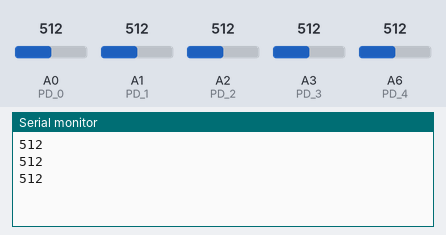
The sketch below on a simulated Arduino Nano, built with avr-gcc and run on an emulated ATmega328P. Parts: the last lines printed to the serial monitor. The inputs (shaded band) are chosen by the test bench; at power-on: A0 (PD_0) = 512, A1 (PD_1) = 512, A2 (PD_2) = 512, A3 (PD_3) = 512, A6 (PD_4) = 512.

Above: at 1.3 s.
1.4 s: A0 (PD_0) set to 716
At 1.9 s:
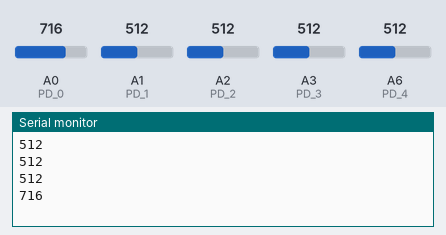
2.9 s: A0 (PD_0) set to 992
At 3.4 s:
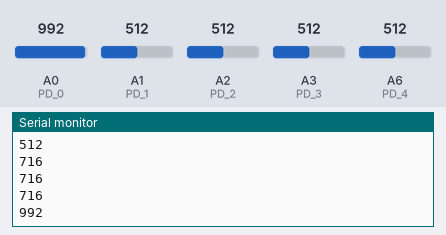
Timing chart, 0 to 5.9 s (numbered marks = the images above; inputs shaded):
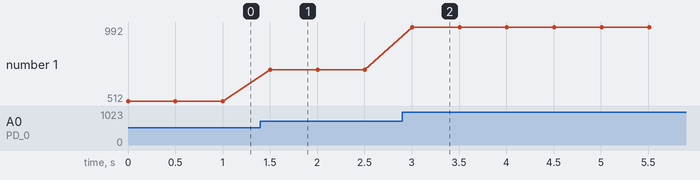

The sketch:

ir_sensor.ino
```cpp
#define PD_0 A0
#define PD_1 A1
#define PD_2 A2
#define PD_3 A3
#define PD_4 A6

int value[5] = {0};
int i = 0;

void setup() {
	Serial.begin(9600);
}

void loop() {
  for (i=0; i<5; i++)
    value[i] = 0;

	value[0] = analogRead(PD_0);
	value[1] = analogRead(PD_1);
	value[2] = analogRead(PD_2);
	value[3] = analogRead(PD_3);
	value[4] = analogRead(PD_4);

 // for(i=0; i<5; i++)
 // {
 //   Serial.print(value[i]); Serial.print(" ");
 // }
 // Serial.println();
 Serial.println(value[0]);
	delay(500);
}
```

Measured:
- after the input at 1.4 s, the serial monitor: prints a new line after 0.10 s (image 1)
- after the input at 2.9 s, the serial monitor: prints a new line after 0.11 s (image 2)
- plotted number 1: 512 → 716 after the input at 1.4 s, 716 → 992 after the input at 2.9 s
